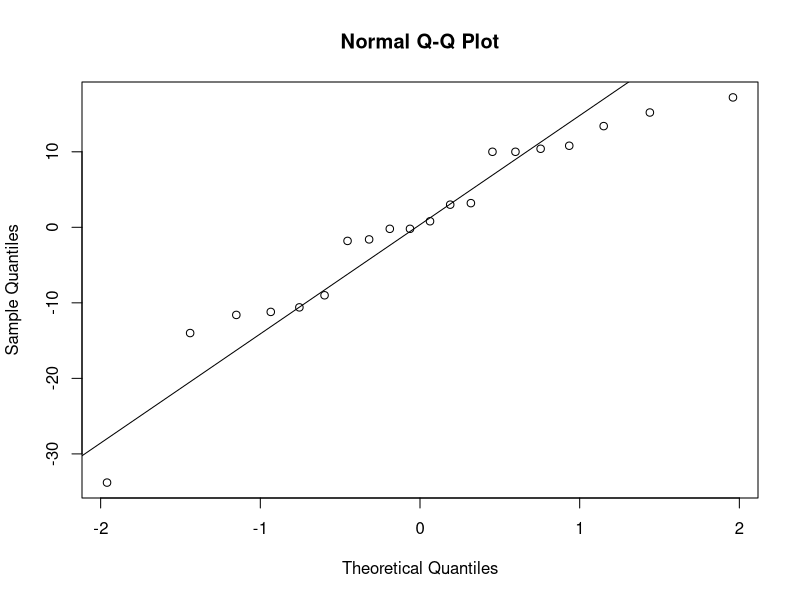
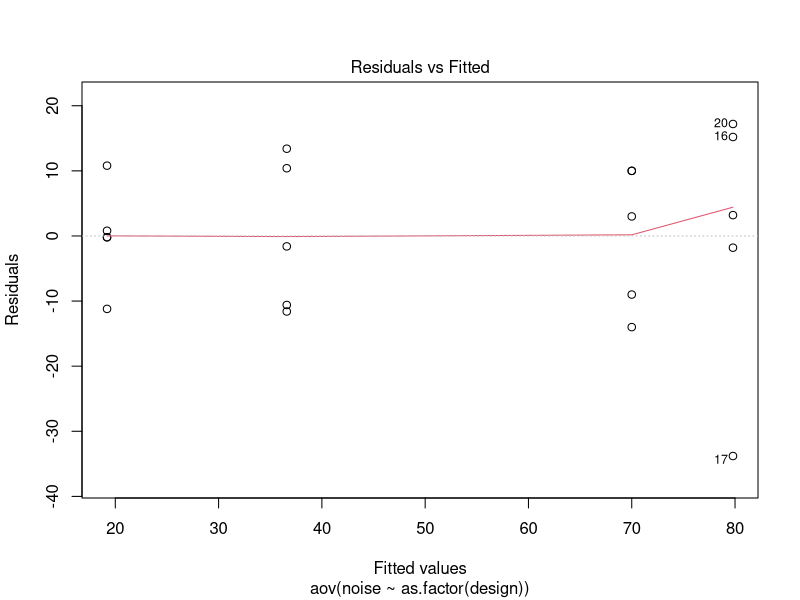
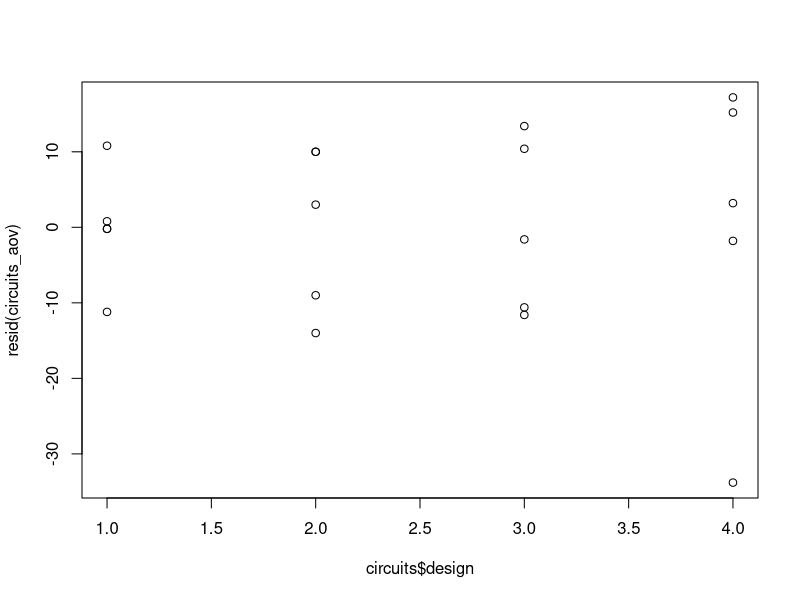
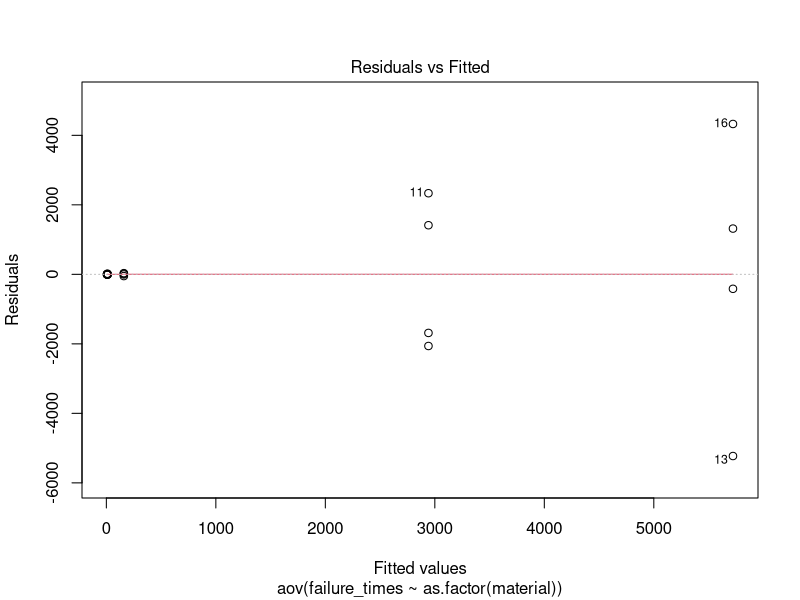
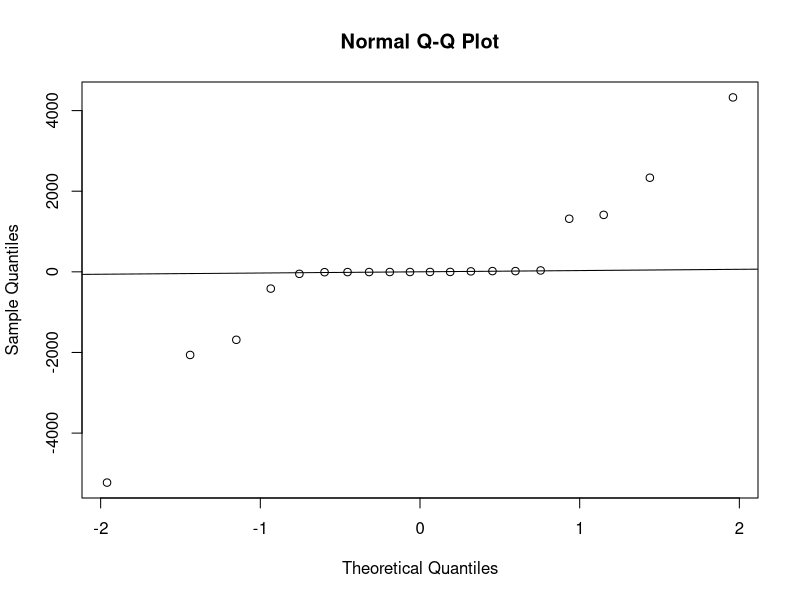
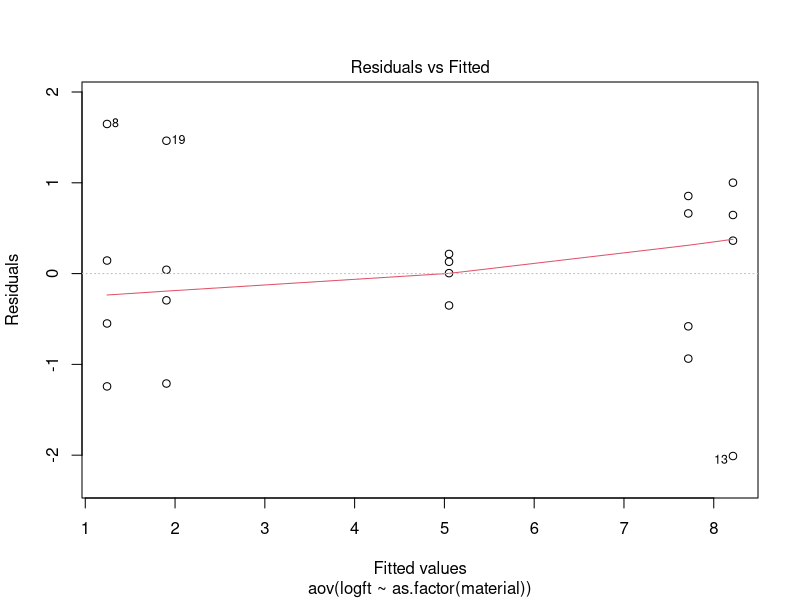
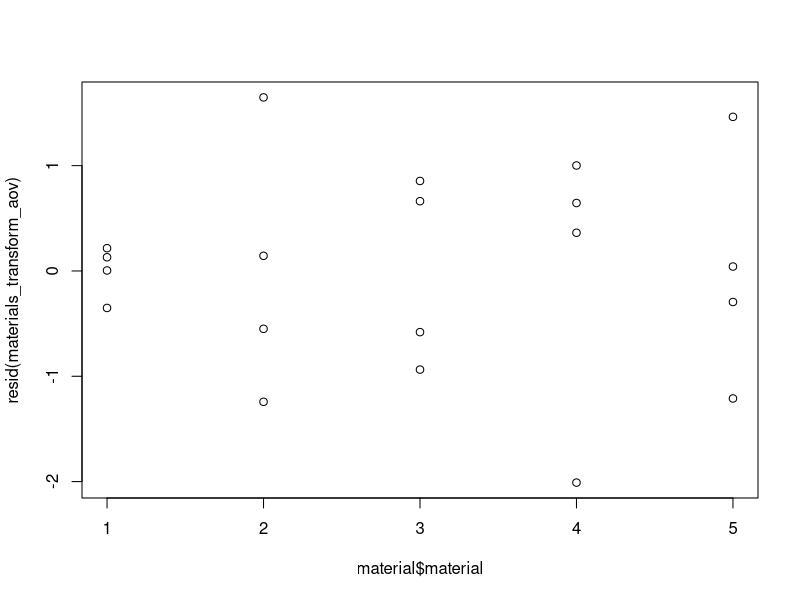
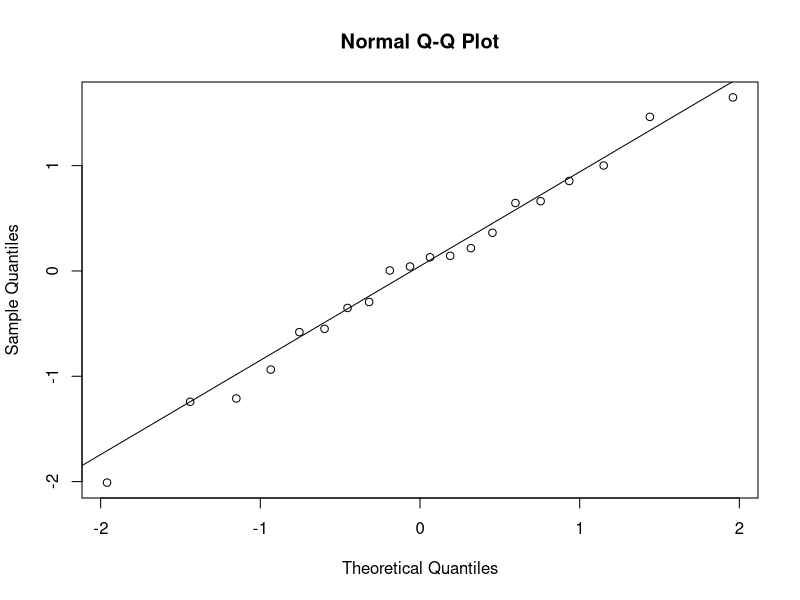

The R script that drew these images, in order:
## ---- chunk 1
knitr::opts_chunk$set(cache = T, fig.width = 8, fig.height = 5, fig.align = 'center')
## ---- chunk 2
set.seed(1234)
n = 20
data <- data.frame(
  group = rep(c("A", "B", "C"), each = n),
  value = c(rnorm(n, 10,2),
            rnorm(n, 12,2),
            rnorm(n, 10.5,2))
)

# Perform ANOVA
anova_result <- aov(value ~ group, data = data)
summary(anova_result)

# Perform pairwise comparisons
pairwise_result <- pairwise.t.test(data$value, data$group, p.adjust.method = 'bonferroni')
pairwise_result
## ---- chunk 3
ss_e <- 186.53
df_e <- 25

ss_f <- 1174.24-186.53
df_f <- 4

ms_e <- ss_e/df_e
ms_f <- ss_f/df_f
f <- ms_f/ms_e

pf(f, df_f, df_e, lower.tail = F)
## ---- chunk 4
circuits <- data.frame(
  design = rep(1:4, each = 5),
  noise = c(19, 20, 19, 30, 
            8, 80, 61, 73, 
            56, 80, 47, 26, 
            25, 35, 50, 95,
            46, 83, 78, 97)
)
circuits_aov <- aov(noise ~ as.factor(design), data = circuits)
circuits_hsd <- TukeyHSD(circuits_aov,
                   conf.level=0.95)
circuits_hsd # there is evidence that some groups are different
means <- aggregate(noise ~ as.factor(design), data = circuits, FUN = mean)
means

# Model assumptions for residuals
## 1. Normality
qqnorm(resid(circuits_aov))
qqline(resid(circuits_aov))

## 2. Constant variance
plot(circuits_aov, which = 1)
plot(circuits$design, resid(circuits_aov))

library(car)
leveneTest(noise ~ as.factor(design), data = circuits)
## ---- chunk 5
bartlett.test(noise ~ as.factor(design), data = circuits)
## ---- chunk 6
material <- data.frame(
  material = rep(1:5, each = 4),
  failure_times = c(110,157,194, 178,
                    1,2,4,18,
                    880,1256,5276,4355,
                    495,7040,5307,10050,
                    7,5,29,2)
)
material

materials_aov <- aov(failure_times ~ as.factor(material), data = material)
materials_hsd <- TukeyHSD(materials_aov, 
                          conf.level = 0.95)
materials_hsd
## ---- chunk 7
plot(materials_aov, which = 1)
qqnorm(resid(materials_aov))
qqline(resid(materials_aov))

### It appears that residuals are not normally distributed and heteroskedastic
## ---- chunk 8
material$logft <- log(material$failure_times)
material

materials_transform_aov <- aov(logft ~ as.factor(material), data = material)
plot(materials_transform_aov, which = 1)
plot(material$material, resid(materials_transform_aov))
qqnorm(resid(materials_transform_aov))
qqline(resid(materials_transform_aov))

materials_hsd <- TukeyHSD(materials_aov, 
                          conf.level = 0.95)
materials_hsd
## ---- chunk 9
power.anova.test(groups = 2,
                 n = 458,
                 between.var = 2,
                 within.var = 9.32^2,
                 sig.level = 0.05)

power.anova.test(groups = 2,
                 between.var = 2,
                 within.var = 9.32^2, 
                 power = .90,
                 sig.level = 0.05)
